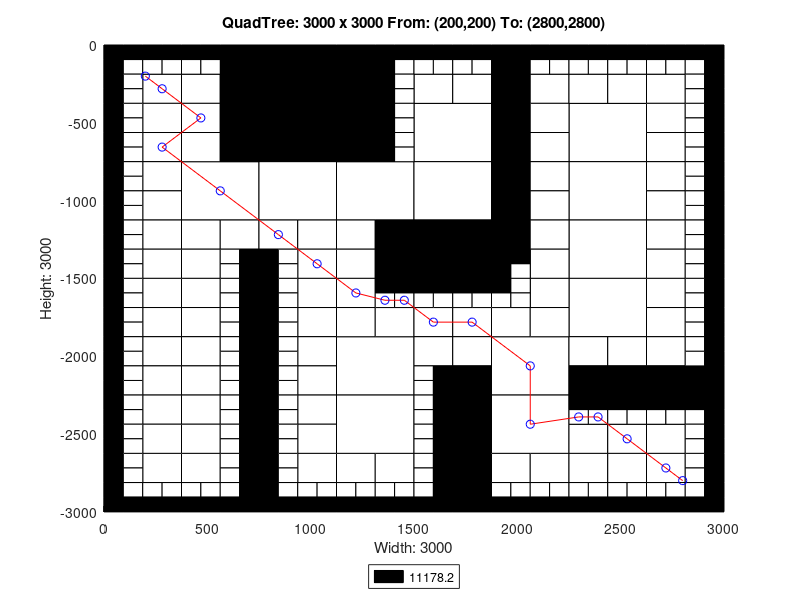

Recreate this plot in MATLAB.
axis([0 3000 -3000 0]);
title('QuadTree: 3000 x 3000 From: (200,200) To: (2800,2800)');
xlabel('Width: 3000');
ylabel('Height: 3000');
rectangle('Position',[750 -375 375 375], 'FaceColor',[0 0 0]);
rectangle('Position',[750 -750 375 375], 'FaceColor',[0 0 0]);
rectangle('Position',[375 -1125 375 375], 'FaceColor',[1 1 1]);
rectangle('Position',[750 -1125 375 375], 'FaceColor',[1 1 1]);
rectangle('Position',[1125 -1125 375 375], 'FaceColor',[1 1 1]);
rectangle('Position',[1500 -750 375 375], 'FaceColor',[1 1 1]);
rectangle('Position',[2250 -750 375 375], 'FaceColor',[1 1 1]);
rectangle('Position',[1500 -1125 375 375], 'FaceColor',[1 1 1]);
rectangle('Position',[1500 -1500 375 375], 'FaceColor',[0 0 0]);
rectangle('Position',[2250 -1125 375 375], 'FaceColor',[1 1 1]);
rectangle('Position',[2250 -1500 375 375], 'FaceColor',[1 1 1]);
rectangle('Position',[1125 -2250 375 375], 'FaceColor',[1 1 1]);
rectangle('Position',[1125 -2625 375 375], 'FaceColor',[1 1 1]);
rectangle('Position',[1875 -2250 375 375], 'FaceColor',[1 1 1]);
rectangle('Position',[2250 -1875 375 375], 'FaceColor',[1 1 1]);
rectangle('Position',[1875 -2625 375 375], 'FaceColor',[1 1 1]);
rectangle('Position',[187.5 -375 187.5 187.5], 'FaceColor',[1 1 1]);
rectangle('Position',[562.5 -187.5 187.5 187.5], 'FaceColor',[0 0 0]);
rectangle('Position',[375 -375 187.5 187.5], 'FaceColor',[1 1 1]);
rectangle('Position',[562.5 -375 187.5 187.5], 'FaceColor',[0 0 0]);
rectangle('Position',[187.5 -562.5 187.5 187.5], 'FaceColor',[1 1 1]);
rectangle('Position',[187.5 -750 187.5 187.5], 'FaceColor',[1 1 1]);
rectangle('Position',[375 -562.5 187.5 187.5], 'FaceColor',[1 1 1]);
rectangle('Position',[562.5 -562.5 187.5 187.5], 'FaceColor',[0 0 0]);
rectangle('Position',[375 -750 187.5 187.5], 'FaceColor',[1 1 1]);
rectangle('Position',[562.5 -750 187.5 187.5], 'FaceColor',[0 0 0]);
rectangle('Position',[1125 -187.5 187.5 187.5], 'FaceColor',[0 0 0]);
rectangle('Position',[1125 -375 187.5 187.5], 'FaceColor',[0 0 0]);
rectangle('Position',[1125 -562.5 187.5 187.5], 'FaceColor',[0 0 0]);
rectangle('Position',[1125 -750 187.5 187.5], 'FaceColor',[0 0 0]);
rectangle('Position',[187.5 -937.5 187.5 187.5], 'FaceColor',[1 1 1]);
rectangle('Position',[187.5 -1125 187.5 187.5], 'FaceColor',[1 1 1]);
rectangle('Position',[187.5 -1312.5 187.5 187.5], 'FaceColor',[1 1 1]);
rectangle('Position',[187.5 -1500 187.5 187.5], 'FaceColor',[1 1 1]);
rectangle('Position',[375 -1312.5 187.5 187.5], 'FaceColor',[1 1 1]);
rectangle('Position',[562.5 -1312.5 187.5 187.5], 'FaceColor',[1 1 1]);
rectangle('Position',[375 -1500 187.5 187.5], 'FaceColor',[1 1 1]);
rectangle('Position',[750 -1312.5 187.5 187.5], 'FaceColor',[1 1 1]);
rectangle('Position',[937.5 -1312.5 187.5 187.5], 'FaceColor',[1 1 1]);
rectangle('Position',[937.5 -1500 187.5 187.5], 'FaceColor',[1 1 1]);
rectangle('Position',[1125 -1312.5 187.5 187.5], 'FaceColor',[1 1 1]);
rectangle('Position',[1312.5 -1312.5 187.5 187.5], 'FaceColor',[0 0 0]);
rectangle('Position',[1125 -1500 187.5 187.5], 'FaceColor',[1 1 1]);
rectangle('Position',[1312.5 -1500 187.5 187.5], 'FaceColor',[0 0 0]);
rectangle('Position',[1500 -375 187.5 187.5], 'FaceColor',[1 1 1]);
rectangle('Position',[1687.5 -375 187.5 187.5], 'FaceColor',[1 1 1]);
rectangle('Position',[1875 -187.5 187.5 187.5], 'FaceColor',[0 0 0]);
rectangle('Position',[1875 -375 187.5 187.5], 'FaceColor',[0 0 0]);
rectangle('Position',[2062.5 -375 187.5 187.5], 'FaceColor',[1 1 1]);
rectangle('Position',[1875 -562.5 187.5 187.5], 'FaceColor',[0 0 0]);
rectangle('Position',[2062.5 -562.5 187.5 187.5], 'FaceColor',[1 1 1]);
rectangle('Position',[1875 -750 187.5 187.5], 'FaceColor',[0 0 0]);
rectangle('Position',[2062.5 -750 187.5 187.5], 'FaceColor',[1 1 1]);
rectangle('Position',[2250 -375 187.5 187.5], 'FaceColor',[1 1 1]);
rectangle('Position',[2437.5 -375 187.5 187.5], 'FaceColor',[1 1 1]);
rectangle('Position',[2625 -375 187.5 187.5], 'FaceColor',[1 1 1]);
rectangle('Position',[2625 -562.5 187.5 187.5], 'FaceColor',[1 1 1]);
rectangle('Position',[2625 -750 187.5 187.5], 'FaceColor',[1 1 1]);
rectangle('Position',[1875 -937.5 187.5 187.5], 'FaceColor',[0 0 0]);
rectangle('Position',[2062.5 -937.5 187.5 187.5], 'FaceColor',[1 1 1]);
rectangle('Position',[1875 -1125 187.5 187.5], 'FaceColor',[0 0 0]);
rectangle('Position',[2062.5 -1125 187.5 187.5], 'FaceColor',[1 1 1]);
rectangle('Position',[1875 -1312.5 187.5 187.5], 'FaceColor',[0 0 0]);
rectangle('Position',[2062.5 -1312.5 187.5 187.5], 'FaceColor',[1 1 1]);
rectangle('Position',[2062.5 -1500 187.5 187.5], 'FaceColor',[1 1 1]);
rectangle('Position',[2625 -937.5 187.5 187.5], 'FaceColor',[1 1 1]);
rectangle('Position',[2625 -1125 187.5 187.5], 'FaceColor',[1 1 1]);
rectangle('Position',[2625 -1312.5 187.5 187.5], 'FaceColor',[1 1 1]);
rectangle('Position',[2625 -1500 187.5 187.5], 'FaceColor',[1 1 1]);
rectangle('Position',[187.5 -1687.5 187.5 187.5], 'FaceColor',[1 1 1]);
rectangle('Position',[187.5 -1875 187.5 187.5], 'FaceColor',[1 1 1]);
rectangle('Position',[375 -1687.5 187.5 187.5], 'FaceColor',[1 1 1]);
rectangle('Position',[375 -1875 187.5 187.5], 'FaceColor',[1 1 1]);
rectangle('Position',[187.5 -2062.5 187.5 187.5], 'FaceColor',[1 1 1]);
rectangle('Position',[187.5 -2250 187.5 187.5], 'FaceColor',[1 1 1]);
rectangle('Position',[375 -2062.5 187.5 187.5], 'FaceColor',[1 1 1]);
rectangle('Position',[375 -2250 187.5 187.5], 'FaceColor',[1 1 1]);
rectangle('Position',[937.5 -1687.5 187.5 187.5], 'FaceColor',[1 1 1]);
rectangle('Position',[937.5 -1875 187.5 187.5], 'FaceColor',[1 1 1]);
rectangle('Position',[1125 -1687.5 187.5 187.5], 'FaceColor',[1 1 1]);
rectangle('Position',[1125 -1875 187.5 187.5], 'FaceColor',[1 1 1]);
rectangle('Position',[1312.5 -1875 187.5 187.5], 'FaceColor',[1 1 1]);
rectangle('Position',[937.5 -2062.5 187.5 187.5], 'FaceColor',[1 1 1]);
rectangle('Position',[937.5 -2250 187.5 187.5], 'FaceColor',[1 1 1]);
rectangle('Position',[187.5 -2437.5 187.5 187.5], 'FaceColor',[1 1 1]);
rectangle('Position',[187.5 -2625 187.5 187.5], 'FaceColor',[1 1 1]);
rectangle('Position',[375 -2437.5 187.5 187.5], 'FaceColor',[1 1 1]);
rectangle('Position',[375 -2625 187.5 187.5], 'FaceColor',[1 1 1]);
rectangle('Position',[187.5 -2812.5 187.5 187.5], 'FaceColor',[1 1 1]);
rectangle('Position',[375 -2812.5 187.5 187.5], 'FaceColor',[1 1 1]);
rectangle('Position',[937.5 -2437.5 187.5 187.5], 'FaceColor',[1 1 1]);
rectangle('Position',[937.5 -2625 187.5 187.5], 'FaceColor',[1 1 1]);
rectangle('Position',[937.5 -2812.5 187.5 187.5], 'FaceColor',[1 1 1]);
rectangle('Position',[1125 -2812.5 187.5 187.5], 'FaceColor',[1 1 1]);
rectangle('Position',[1312.5 -2812.5 187.5 187.5], 'FaceColor',[1 1 1]);
rectangle('Position',[1500 -1875 187.5 187.5], 'FaceColor',[1 1 1]);
rectangle('Position',[1687.5 -1875 187.5 187.5], 'FaceColor',[1 1 1]);
rectangle('Position',[2062.5 -1687.5 187.5 187.5], 'FaceColor',[1 1 1]);
rectangle('Position',[1875 -1875 187.5 187.5], 'FaceColor',[1 1 1]);
rectangle('Position',[2062.5 -1875 187.5 187.5], 'FaceColor',[1 1 1]);
rectangle('Position',[1500 -2062.5 187.5 187.5], 'FaceColor',[1 1 1]);
rectangle('Position',[1687.5 -2062.5 187.5 187.5], 'FaceColor',[1 1 1]);
rectangle('Position',[1687.5 -2250 187.5 187.5], 'FaceColor',[0 0 0]);
rectangle('Position',[2625 -1687.5 187.5 187.5], 'FaceColor',[1 1 1]);
rectangle('Position',[2625 -1875 187.5 187.5], 'FaceColor',[1 1 1]);
rectangle('Position',[2250 -2062.5 187.5 187.5], 'FaceColor',[1 1 1]);
rectangle('Position',[2437.5 -2062.5 187.5 187.5], 'FaceColor',[1 1 1]);
rectangle('Position',[2250 -2250 187.5 187.5], 'FaceColor',[0 0 0]);
rectangle('Position',[2437.5 -2250 187.5 187.5], 'FaceColor',[0 0 0]);
rectangle('Position',[2625 -2062.5 187.5 187.5], 'FaceColor',[1 1 1]);
rectangle('Position',[2625 -2250 187.5 187.5], 'FaceColor',[0 0 0]);
rectangle('Position',[2812.5 -2250 187.5 187.5], 'FaceColor',[0 0 0]);
rectangle('Position',[1687.5 -2437.5 187.5 187.5], 'FaceColor',[0 0 0]);
rectangle('Position',[1687.5 -2625 187.5 187.5], 'FaceColor',[0 0 0]);
rectangle('Position',[1687.5 -2812.5 187.5 187.5], 'FaceColor',[0 0 0]);
rectangle('Position',[1687.5 -3000 187.5 187.5], 'FaceColor',[0 0 0]);
rectangle('Position',[1875 -2812.5 187.5 187.5], 'FaceColor',[1 1 1]);
rectangle('Position',[2062.5 -2812.5 187.5 187.5], 'FaceColor',[1 1 1]);
rectangle('Position',[2250 -2625 187.5 187.5], 'FaceColor',[1 1 1]);
rectangle('Position',[2437.5 -2625 187.5 187.5], 'FaceColor',[1 1 1]);
rectangle('Position',[2625 -2625 187.5 187.5], 'FaceColor',[1 1 1]);
rectangle('Position',[2250 -2812.5 187.5 187.5], 'FaceColor',[1 1 1]);
rectangle('Position',[2437.5 -2812.5 187.5 187.5], 'FaceColor',[1 1 1]);
rectangle('Position',[2625 -2812.5 187.5 187.5], 'FaceColor',[1 1 1]);
rectangle('Position',[0 -93.75 93.75 93.75], 'FaceColor',[0 0 0]);
rectangle('Position',[93.75 -93.75 93.75 93.75], 'FaceColor',[0 0 0]);
rectangle('Position',[0 -187.5 93.75 93.75], 'FaceColor',[0 0 0]);
rectangle('Position',[93.75 -187.5 93.75 93.75], 'FaceColor',[1 1 1]);
rectangle('Position',[187.5 -93.75 93.75 93.75], 'FaceColor',[0 0 0]);
rectangle('Position',[281.25 -93.75 93.75 93.75], 'FaceColor',[0 0 0]);
rectangle('Position',[187.5 -187.5 93.75 93.75], 'FaceColor',[1 1 1]);
rectangle('Position',[281.25 -187.5 93.75 93.75], 'FaceColor',[1 1 1]);
rectangle('Position',[0 -281.25 93.75 93.75], 'FaceColor',[0 0 0]);
rectangle('Position',[93.75 -281.25 93.75 93.75], 'FaceColor',[1 1 1]);
rectangle('Position',[0 -375 93.75 93.75], 'FaceColor',[0 0 0]);
rectangle('Position',[93.75 -375 93.75 93.75], 'FaceColor',[1 1 1]);
rectangle('Position',[375 -93.75 93.75 93.75], 'FaceColor',[0 0 0]);
rectangle('Position',[468.75 -93.75 93.75 93.75], 'FaceColor',[0 0 0]);
rectangle('Position',[375 -187.5 93.75 93.75], 'FaceColor',[1 1 1]);
rectangle('Position',[468.75 -187.5 93.75 93.75], 'FaceColor',[1 1 1]);
rectangle('Position',[0 -468.75 93.75 93.75], 'FaceColor',[0 0 0]);
rectangle('Position',[93.75 -468.75 93.75 93.75], 'FaceColor',[1 1 1]);
rectangle('Position',[0 -562.5 93.75 93.75], 'FaceColor',[0 0 0]);
rectangle('Position',[93.75 -562.5 93.75 93.75], 'FaceColor',[1 1 1]);
rectangle('Position',[0 -656.25 93.75 93.75], 'FaceColor',[0 0 0]);
rectangle('Position',[93.75 -656.25 93.75 93.75], 'FaceColor',[1 1 1]);
rectangle('Position',[0 -750 93.75 93.75], 'FaceColor',[0 0 0]);
rectangle('Position',[93.75 -750 93.75 93.75], 'FaceColor',[1 1 1]);
rectangle('Position',[1312.5 -93.75 93.75 93.75], 'FaceColor',[0 0 0]);
rectangle('Position',[1406.25 -93.75 93.75 93.75], 'FaceColor',[0 0 0]);
rectangle('Position',[1312.5 -187.5 93.75 93.75], 'FaceColor',[0 0 0]);
rectangle('Position',[1406.25 -187.5 93.75 93.75], 'FaceColor',[1 1 1]);
rectangle('Position',[1312.5 -281.25 93.75 93.75], 'FaceColor',[0 0 0]);
rectangle('Position',[1406.25 -281.25 93.75 93.75], 'FaceColor',[1 1 1]);
rectangle('Position',[1312.5 -375 93.75 93.75], 'FaceColor',[0 0 0]);
rectangle('Position',[1406.25 -375 93.75 93.75], 'FaceColor',[1 1 1]);
rectangle('Position',[1312.5 -468.75 93.75 93.75], 'FaceColor',[0 0 0]);
rectangle('Position',[1406.25 -468.75 93.75 93.75], 'FaceColor',[1 1 1]);
rectangle('Position',[1312.5 -562.5 93.75 93.75], 'FaceColor',[0 0 0]);
rectangle('Position',[1406.25 -562.5 93.75 93.75], 'FaceColor',[1 1 1]);
rectangle('Position',[1312.5 -656.25 93.75 93.75], 'FaceColor',[0 0 0]);
rectangle('Position',[1406.25 -656.25 93.75 93.75], 'FaceColor',[1 1 1]);
rectangle('Position',[1312.5 -750 93.75 93.75], 'FaceColor',[0 0 0]);
rectangle('Position',[1406.25 -750 93.75 93.75], 'FaceColor',[1 1 1]);
rectangle('Position',[0 -843.75 93.75 93.75], 'FaceColor',[0 0 0]);
rectangle('Position',[93.75 -843.75 93.75 93.75], 'FaceColor',[1 1 1]);
rectangle('Position',[0 -937.5 93.75 93.75], 'FaceColor',[0 0 0]);
rectangle('Position',[93.75 -937.5 93.75 93.75], 'FaceColor',[1 1 1]);
rectangle('Position',[0 -1031.25 93.75 93.75], 'FaceColor',[0 0 0]);
rectangle('Position',[93.75 -1031.25 93.75 93.75], 'FaceColor',[1 1 1]);
rectangle('Position',[0 -1125 93.75 93.75], 'FaceColor',[0 0 0]);
rectangle('Position',[93.75 -1125 93.75 93.75], 'FaceColor',[1 1 1]);
rectangle('Position',[0 -1218.75 93.75 93.75], 'FaceColor',[0 0 0]);
rectangle('Position',[93.75 -1218.75 93.75 93.75], 'FaceColor',[1 1 1]);
rectangle('Position',[0 -1312.5 93.75 93.75], 'FaceColor',[0 0 0]);
rectangle('Position',[93.75 -1312.5 93.75 93.75], 'FaceColor',[1 1 1]);
rectangle('Position',[0 -1406.25 93.75 93.75], 'FaceColor',[0 0 0]);
rectangle('Position',[93.75 -1406.25 93.75 93.75], 'FaceColor',[1 1 1]);
rectangle('Position',[0 -1500 93.75 93.75], 'FaceColor',[0 0 0]);
rectangle('Position',[93.75 -1500 93.75 93.75], 'FaceColor',[1 1 1]);
rectangle('Position',[562.5 -1406.25 93.75 93.75], 'FaceColor',[1 1 1]);
rectangle('Position',[656.25 -1406.25 93.75 93.75], 'FaceColor',[0 0 0]);
rectangle('Position',[562.5 -1500 93.75 93.75], 'FaceColor',[1 1 1]);
rectangle('Position',[656.25 -1500 93.75 93.75], 'FaceColor',[0 0 0]);
rectangle('Position',[750 -1406.25 93.75 93.75], 'FaceColor',[0 0 0]);
rectangle('Position',[843.75 -1406.25 93.75 93.75], 'FaceColor',[1 1 1]);
rectangle('Position',[750 -1500 93.75 93.75], 'FaceColor',[0 0 0]);
rectangle('Position',[843.75 -1500 93.75 93.75], 'FaceColor',[1 1 1]);
rectangle('Position',[1500 -93.75 93.75 93.75], 'FaceColor',[0 0 0]);
rectangle('Position',[1593.75 -93.75 93.75 93.75], 'FaceColor',[0 0 0]);
rectangle('Position',[1500 -187.5 93.75 93.75], 'FaceColor',[1 1 1]);
rectangle('Position',[1593.75 -187.5 93.75 93.75], 'FaceColor',[1 1 1]);
rectangle('Position',[1687.5 -93.75 93.75 93.75], 'FaceColor',[0 0 0]);
rectangle('Position',[1781.25 -93.75 93.75 93.75], 'FaceColor',[0 0 0]);
rectangle('Position',[1687.5 -187.5 93.75 93.75], 'FaceColor',[1 1 1]);
rectangle('Position',[1781.25 -187.5 93.75 93.75], 'FaceColor',[1 1 1]);
rectangle('Position',[2062.5 -93.75 93.75 93.75], 'FaceColor',[0 0 0]);
rectangle('Position',[2156.25 -93.75 93.75 93.75], 'FaceColor',[0 0 0]);
rectangle('Position',[2062.5 -187.5 93.75 93.75], 'FaceColor',[1 1 1]);
rectangle('Position',[2156.25 -187.5 93.75 93.75], 'FaceColor',[1 1 1]);
rectangle('Position',[2250 -93.75 93.75 93.75], 'FaceColor',[0 0 0]);
rectangle('Position',[2343.75 -93.75 93.75 93.75], 'FaceColor',[0 0 0]);
rectangle('Position',[2250 -187.5 93.75 93.75], 'FaceColor',[1 1 1]);
rectangle('Position',[2343.75 -187.5 93.75 93.75], 'FaceColor',[1 1 1]);
rectangle('Position',[2437.5 -93.75 93.75 93.75], 'FaceColor',[0 0 0]);
rectangle('Position',[2531.25 -93.75 93.75 93.75], 'FaceColor',[0 0 0]);
rectangle('Position',[2437.5 -187.5 93.75 93.75], 'FaceColor',[1 1 1]);
rectangle('Position',[2531.25 -187.5 93.75 93.75], 'FaceColor',[1 1 1]);
rectangle('Position',[2625 -93.75 93.75 93.75], 'FaceColor',[0 0 0]);
rectangle('Position',[2718.75 -93.75 93.75 93.75], 'FaceColor',[0 0 0]);
rectangle('Position',[2625 -187.5 93.75 93.75], 'FaceColor',[1 1 1]);
rectangle('Position',[2718.75 -187.5 93.75 93.75], 'FaceColor',[1 1 1]);
rectangle('Position',[2812.5 -93.75 93.75 93.75], 'FaceColor',[0 0 0]);
rectangle('Position',[2906.25 -93.75 93.75 93.75], 'FaceColor',[0 0 0]);
rectangle('Position',[2812.5 -187.5 93.75 93.75], 'FaceColor',[1 1 1]);
rectangle('Position',[2906.25 -187.5 93.75 93.75], 'FaceColor',[0 0 0]);
rectangle('Position',[2812.5 -281.25 93.75 93.75], 'FaceColor',[1 1 1]);
rectangle('Position',[2906.25 -281.25 93.75 93.75], 'FaceColor',[0 0 0]);
rectangle('Position',[2812.5 -375 93.75 93.75], 'FaceColor',[1 1 1]);
rectangle('Position',[2906.25 -375 93.75 93.75], 'FaceColor',[0 0 0]);
rectangle('Position',[2812.5 -468.75 93.75 93.75], 'FaceColor',[1 1 1]);
rectangle('Position',[2906.25 -468.75 93.75 93.75], 'FaceColor',[0 0 0]);
rectangle('Position',[2812.5 -562.5 93.75 93.75], 'FaceColor',[1 1 1]);
rectangle('Position',[2906.25 -562.5 93.75 93.75], 'FaceColor',[0 0 0]);
rectangle('Position',[2812.5 -656.25 93.75 93.75], 'FaceColor',[1 1 1]);
rectangle('Position',[2906.25 -656.25 93.75 93.75], 'FaceColor',[0 0 0]);
rectangle('Position',[2812.5 -750 93.75 93.75], 'FaceColor',[1 1 1]);
rectangle('Position',[2906.25 -750 93.75 93.75], 'FaceColor',[0 0 0]);
rectangle('Position',[1875 -1406.25 93.75 93.75], 'FaceColor',[0 0 0]);
rectangle('Position',[1968.75 -1406.25 93.75 93.75], 'FaceColor',[0 0 0]);
rectangle('Position',[1875 -1500 93.75 93.75], 'FaceColor',[0 0 0]);
rectangle('Position',[1968.75 -1500 93.75 93.75], 'FaceColor',[1 1 1]);
rectangle('Position',[2812.5 -843.75 93.75 93.75], 'FaceColor',[1 1 1]);
rectangle('Position',[2906.25 -843.75 93.75 93.75], 'FaceColor',[0 0 0]);
rectangle('Position',[2812.5 -937.5 93.75 93.75], 'FaceColor',[1 1 1]);
rectangle('Position',[2906.25 -937.5 93.75 93.75], 'FaceColor',[0 0 0]);
rectangle('Position',[2812.5 -1031.25 93.75 93.75], 'FaceColor',[1 1 1]);
rectangle('Position',[2906.25 -1031.25 93.75 93.75], 'FaceColor',[0 0 0]);
rectangle('Position',[2812.5 -1125 93.75 93.75], 'FaceColor',[1 1 1]);
rectangle('Position',[2906.25 -1125 93.75 93.75], 'FaceColor',[0 0 0]);
rectangle('Position',[2812.5 -1218.75 93.75 93.75], 'FaceColor',[1 1 1]);
rectangle('Position',[2906.25 -1218.75 93.75 93.75], 'FaceColor',[0 0 0]);
rectangle('Position',[2812.5 -1312.5 93.75 93.75], 'FaceColor',[1 1 1]);
rectangle('Position',[2906.25 -1312.5 93.75 93.75], 'FaceColor',[0 0 0]);
rectangle('Position',[2812.5 -1406.25 93.75 93.75], 'FaceColor',[1 1 1]);
rectangle('Position',[2906.25 -1406.25 93.75 93.75], 'FaceColor',[0 0 0]);
rectangle('Position',[2812.5 -1500 93.75 93.75], 'FaceColor',[1 1 1]);
rectangle('Position',[2906.25 -1500 93.75 93.75], 'FaceColor',[0 0 0]);
rectangle('Position',[0 -1593.75 93.75 93.75], 'FaceColor',[0 0 0]);
rectangle('Position',[93.75 -1593.75 93.75 93.75], 'FaceColor',[1 1 1]);
rectangle('Position',[0 -1687.5 93.75 93.75], 'FaceColor',[0 0 0]);
rectangle('Position',[93.75 -1687.5 93.75 93.75], 'FaceColor',[1 1 1]);
rectangle('Position',[0 -1781.25 93.75 93.75], 'FaceColor',[0 0 0]);
rectangle('Position',[93.75 -1781.25 93.75 93.75], 'FaceColor',[1 1 1]);
rectangle('Position',[0 -1875 93.75 93.75], 'FaceColor',[0 0 0]);
rectangle('Position',[93.75 -1875 93.75 93.75], 'FaceColor',[1 1 1]);
rectangle('Position',[562.5 -1593.75 93.75 93.75], 'FaceColor',[1 1 1]);
rectangle('Position',[656.25 -1593.75 93.75 93.75], 'FaceColor',[0 0 0]);
rectangle('Position',[562.5 -1687.5 93.75 93.75], 'FaceColor',[1 1 1]);
rectangle('Position',[656.25 -1687.5 93.75 93.75], 'FaceColor',[0 0 0]);
rectangle('Position',[562.5 -1781.25 93.75 93.75], 'FaceColor',[1 1 1]);
rectangle('Position',[656.25 -1781.25 93.75 93.75], 'FaceColor',[0 0 0]);
rectangle('Position',[562.5 -1875 93.75 93.75], 'FaceColor',[1 1 1]);
rectangle('Position',[656.25 -1875 93.75 93.75], 'FaceColor',[0 0 0]);
rectangle('Position',[0 -1968.75 93.75 93.75], 'FaceColor',[0 0 0]);
rectangle('Position',[93.75 -1968.75 93.75 93.75], 'FaceColor',[1 1 1]);
rectangle('Position',[0 -2062.5 93.75 93.75], 'FaceColor',[0 0 0]);
rectangle('Position',[93.75 -2062.5 93.75 93.75], 'FaceColor',[1 1 1]);
rectangle('Position',[0 -2156.25 93.75 93.75], 'FaceColor',[0 0 0]);
rectangle('Position',[93.75 -2156.25 93.75 93.75], 'FaceColor',[1 1 1]);
rectangle('Position',[0 -2250 93.75 93.75], 'FaceColor',[0 0 0]);
rectangle('Position',[93.75 -2250 93.75 93.75], 'FaceColor',[1 1 1]);
rectangle('Position',[562.5 -1968.75 93.75 93.75], 'FaceColor',[1 1 1]);
rectangle('Position',[656.25 -1968.75 93.75 93.75], 'FaceColor',[0 0 0]);
rectangle('Position',[562.5 -2062.5 93.75 93.75], 'FaceColor',[1 1 1]);
rectangle('Position',[656.25 -2062.5 93.75 93.75], 'FaceColor',[0 0 0]);
rectangle('Position',[562.5 -2156.25 93.75 93.75], 'FaceColor',[1 1 1]);
rectangle('Position',[656.25 -2156.25 93.75 93.75], 'FaceColor',[0 0 0]);
rectangle('Position',[562.5 -2250 93.75 93.75], 'FaceColor',[1 1 1]);
rectangle('Position',[656.25 -2250 93.75 93.75], 'FaceColor',[0 0 0]);
rectangle('Position',[750 -1593.75 93.75 93.75], 'FaceColor',[0 0 0]);
rectangle('Position',[843.75 -1593.75 93.75 93.75], 'FaceColor',[1 1 1]);
rectangle('Position',[750 -1687.5 93.75 93.75], 'FaceColor',[0 0 0]);
rectangle('Position',[843.75 -1687.5 93.75 93.75], 'FaceColor',[1 1 1]);
rectangle('Position',[750 -1781.25 93.75 93.75], 'FaceColor',[0 0 0]);
rectangle('Position',[843.75 -1781.25 93.75 93.75], 'FaceColor',[1 1 1]);
rectangle('Position',[750 -1875 93.75 93.75], 'FaceColor',[0 0 0]);
rectangle('Position',[843.75 -1875 93.75 93.75], 'FaceColor',[1 1 1]);
rectangle('Position',[1312.5 -1593.75 93.75 93.75], 'FaceColor',[0 0 0]);
rectangle('Position',[1406.25 -1593.75 93.75 93.75], 'FaceColor',[0 0 0]);
rectangle('Position',[1312.5 -1687.5 93.75 93.75], 'FaceColor',[1 1 1]);
rectangle('Position',[1406.25 -1687.5 93.75 93.75], 'FaceColor',[1 1 1]);
rectangle('Position',[750 -1968.75 93.75 93.75], 'FaceColor',[0 0 0]);
rectangle('Position',[843.75 -1968.75 93.75 93.75], 'FaceColor',[1 1 1]);
rectangle('Position',[750 -2062.5 93.75 93.75], 'FaceColor',[0 0 0]);
rectangle('Position',[843.75 -2062.5 93.75 93.75], 'FaceColor',[1 1 1]);
rectangle('Position',[750 -2156.25 93.75 93.75], 'FaceColor',[0 0 0]);
rectangle('Position',[843.75 -2156.25 93.75 93.75], 'FaceColor',[1 1 1]);
rectangle('Position',[750 -2250 93.75 93.75], 'FaceColor',[0 0 0]);
rectangle('Position',[843.75 -2250 93.75 93.75], 'FaceColor',[1 1 1]);
rectangle('Position',[0 -2343.75 93.75 93.75], 'FaceColor',[0 0 0]);
rectangle('Position',[93.75 -2343.75 93.75 93.75], 'FaceColor',[1 1 1]);
rectangle('Position',[0 -2437.5 93.75 93.75], 'FaceColor',[0 0 0]);
rectangle('Position',[93.75 -2437.5 93.75 93.75], 'FaceColor',[1 1 1]);
rectangle('Position',[0 -2531.25 93.75 93.75], 'FaceColor',[0 0 0]);
rectangle('Position',[93.75 -2531.25 93.75 93.75], 'FaceColor',[1 1 1]);
rectangle('Position',[0 -2625 93.75 93.75], 'FaceColor',[0 0 0]);
rectangle('Position',[93.75 -2625 93.75 93.75], 'FaceColor',[1 1 1]);
rectangle('Position',[562.5 -2343.75 93.75 93.75], 'FaceColor',[1 1 1]);
rectangle('Position',[656.25 -2343.75 93.75 93.75], 'FaceColor',[0 0 0]);
rectangle('Position',[562.5 -2437.5 93.75 93.75], 'FaceColor',[1 1 1]);
rectangle('Position',[656.25 -2437.5 93.75 93.75], 'FaceColor',[0 0 0]);
rectangle('Position',[562.5 -2531.25 93.75 93.75], 'FaceColor',[1 1 1]);
rectangle('Position',[656.25 -2531.25 93.75 93.75], 'FaceColor',[0 0 0]);
rectangle('Position',[562.5 -2625 93.75 93.75], 'FaceColor',[1 1 1]);
rectangle('Position',[656.25 -2625 93.75 93.75], 'FaceColor',[0 0 0]);
rectangle('Position',[0 -2718.75 93.75 93.75], 'FaceColor',[0 0 0]);
rectangle('Position',[93.75 -2718.75 93.75 93.75], 'FaceColor',[1 1 1]);
rectangle('Position',[0 -2812.5 93.75 93.75], 'FaceColor',[0 0 0]);
rectangle('Position',[93.75 -2812.5 93.75 93.75], 'FaceColor',[1 1 1]);
rectangle('Position',[0 -2906.25 93.75 93.75], 'FaceColor',[0 0 0]);
rectangle('Position',[93.75 -2906.25 93.75 93.75], 'FaceColor',[1 1 1]);
rectangle('Position',[0 -3000 93.75 93.75], 'FaceColor',[0 0 0]);
rectangle('Position',[93.75 -3000 93.75 93.75], 'FaceColor',[0 0 0]);
rectangle('Position',[187.5 -2906.25 93.75 93.75], 'FaceColor',[1 1 1]);
rectangle('Position',[281.25 -2906.25 93.75 93.75], 'FaceColor',[1 1 1]);
rectangle('Position',[187.5 -3000 93.75 93.75], 'FaceColor',[0 0 0]);
rectangle('Position',[281.25 -3000 93.75 93.75], 'FaceColor',[0 0 0]);
rectangle('Position',[562.5 -2718.75 93.75 93.75], 'FaceColor',[1 1 1]);
rectangle('Position',[656.25 -2718.75 93.75 93.75], 'FaceColor',[0 0 0]);
rectangle('Position',[562.5 -2812.5 93.75 93.75], 'FaceColor',[1 1 1]);
rectangle('Position',[656.25 -2812.5 93.75 93.75], 'FaceColor',[0 0 0]);
rectangle('Position',[375 -2906.25 93.75 93.75], 'FaceColor',[1 1 1]);
rectangle('Position',[468.75 -2906.25 93.75 93.75], 'FaceColor',[1 1 1]);
rectangle('Position',[375 -3000 93.75 93.75], 'FaceColor',[0 0 0]);
rectangle('Position',[468.75 -3000 93.75 93.75], 'FaceColor',[0 0 0]);
rectangle('Position',[562.5 -2906.25 93.75 93.75], 'FaceColor',[1 1 1]);
rectangle('Position',[656.25 -2906.25 93.75 93.75], 'FaceColor',[0 0 0]);
rectangle('Position',[562.5 -3000 93.75 93.75], 'FaceColor',[0 0 0]);
rectangle('Position',[656.25 -3000 93.75 93.75], 'FaceColor',[0 0 0]);
rectangle('Position',[750 -2343.75 93.75 93.75], 'FaceColor',[0 0 0]);
rectangle('Position',[843.75 -2343.75 93.75 93.75], 'FaceColor',[1 1 1]);
rectangle('Position',[750 -2437.5 93.75 93.75], 'FaceColor',[0 0 0]);
rectangle('Position',[843.75 -2437.5 93.75 93.75], 'FaceColor',[1 1 1]);
rectangle('Position',[750 -2531.25 93.75 93.75], 'FaceColor',[0 0 0]);
rectangle('Position',[843.75 -2531.25 93.75 93.75], 'FaceColor',[1 1 1]);
rectangle('Position',[750 -2625 93.75 93.75], 'FaceColor',[0 0 0]);
rectangle('Position',[843.75 -2625 93.75 93.75], 'FaceColor',[1 1 1]);
rectangle('Position',[750 -2718.75 93.75 93.75], 'FaceColor',[0 0 0]);
rectangle('Position',[843.75 -2718.75 93.75 93.75], 'FaceColor',[1 1 1]);
rectangle('Position',[750 -2812.5 93.75 93.75], 'FaceColor',[0 0 0]);
rectangle('Position',[843.75 -2812.5 93.75 93.75], 'FaceColor',[1 1 1]);
rectangle('Position',[750 -2906.25 93.75 93.75], 'FaceColor',[0 0 0]);
rectangle('Position',[843.75 -2906.25 93.75 93.75], 'FaceColor',[1 1 1]);
rectangle('Position',[750 -3000 93.75 93.75], 'FaceColor',[0 0 0]);
rectangle('Position',[843.75 -3000 93.75 93.75], 'FaceColor',[0 0 0]);
rectangle('Position',[937.5 -2906.25 93.75 93.75], 'FaceColor',[1 1 1]);
rectangle('Position',[1031.25 -2906.25 93.75 93.75], 'FaceColor',[1 1 1]);
rectangle('Position',[937.5 -3000 93.75 93.75], 'FaceColor',[0 0 0]);
rectangle('Position',[1031.25 -3000 93.75 93.75], 'FaceColor',[0 0 0]);
rectangle('Position',[1125 -2906.25 93.75 93.75], 'FaceColor',[1 1 1]);
rectangle('Position',[1218.75 -2906.25 93.75 93.75], 'FaceColor',[1 1 1]);
rectangle('Position',[1125 -3000 93.75 93.75], 'FaceColor',[0 0 0]);
rectangle('Position',[1218.75 -3000 93.75 93.75], 'FaceColor',[0 0 0]);
rectangle('Position',[1312.5 -2906.25 93.75 93.75], 'FaceColor',[1 1 1]);
rectangle('Position',[1406.25 -2906.25 93.75 93.75], 'FaceColor',[1 1 1]);
rectangle('Position',[1312.5 -3000 93.75 93.75], 'FaceColor',[0 0 0]);
rectangle('Position',[1406.25 -3000 93.75 93.75], 'FaceColor',[0 0 0]);
rectangle('Position',[1500 -1593.75 93.75 93.75], 'FaceColor',[0 0 0]);
rectangle('Position',[1593.75 -1593.75 93.75 93.75], 'FaceColor',[0 0 0]);
rectangle('Position',[1500 -1687.5 93.75 93.75], 'FaceColor',[1 1 1]);
rectangle('Position',[1593.75 -1687.5 93.75 93.75], 'FaceColor',[1 1 1]);
rectangle('Position',[1687.5 -1593.75 93.75 93.75], 'FaceColor',[0 0 0]);
rectangle('Position',[1781.25 -1593.75 93.75 93.75], 'FaceColor',[0 0 0]);
rectangle('Position',[1687.5 -1687.5 93.75 93.75], 'FaceColor',[1 1 1]);
rectangle('Position',[1781.25 -1687.5 93.75 93.75], 'FaceColor',[1 1 1]);
rectangle('Position',[1875 -1593.75 93.75 93.75], 'FaceColor',[0 0 0]);
rectangle('Position',[1968.75 -1593.75 93.75 93.75], 'FaceColor',[1 1 1]);
rectangle('Position',[1875 -1687.5 93.75 93.75], 'FaceColor',[1 1 1]);
rectangle('Position',[1968.75 -1687.5 93.75 93.75], 'FaceColor',[1 1 1]);
rectangle('Position',[1500 -2156.25 93.75 93.75], 'FaceColor',[1 1 1]);
rectangle('Position',[1593.75 -2156.25 93.75 93.75], 'FaceColor',[0 0 0]);
rectangle('Position',[1500 -2250 93.75 93.75], 'FaceColor',[1 1 1]);
rectangle('Position',[1593.75 -2250 93.75 93.75], 'FaceColor',[0 0 0]);
rectangle('Position',[2812.5 -1593.75 93.75 93.75], 'FaceColor',[1 1 1]);
rectangle('Position',[2906.25 -1593.75 93.75 93.75], 'FaceColor',[0 0 0]);
rectangle('Position',[2812.5 -1687.5 93.75 93.75], 'FaceColor',[1 1 1]);
rectangle('Position',[2906.25 -1687.5 93.75 93.75], 'FaceColor',[0 0 0]);
rectangle('Position',[2812.5 -1781.25 93.75 93.75], 'FaceColor',[1 1 1]);
rectangle('Position',[2906.25 -1781.25 93.75 93.75], 'FaceColor',[0 0 0]);
rectangle('Position',[2812.5 -1875 93.75 93.75], 'FaceColor',[1 1 1]);
rectangle('Position',[2906.25 -1875 93.75 93.75], 'FaceColor',[0 0 0]);
rectangle('Position',[2812.5 -1968.75 93.75 93.75], 'FaceColor',[1 1 1]);
rectangle('Position',[2906.25 -1968.75 93.75 93.75], 'FaceColor',[0 0 0]);
rectangle('Position',[2812.5 -2062.5 93.75 93.75], 'FaceColor',[1 1 1]);
rectangle('Position',[2906.25 -2062.5 93.75 93.75], 'FaceColor',[0 0 0]);
rectangle('Position',[1500 -2343.75 93.75 93.75], 'FaceColor',[1 1 1]);
rectangle('Position',[1593.75 -2343.75 93.75 93.75], 'FaceColor',[0 0 0]);
rectangle('Position',[1500 -2437.5 93.75 93.75], 'FaceColor',[1 1 1]);
rectangle('Position',[1593.75 -2437.5 93.75 93.75], 'FaceColor',[0 0 0]);
rectangle('Position',[1500 -2531.25 93.75 93.75], 'FaceColor',[1 1 1]);
rectangle('Position',[1593.75 -2531.25 93.75 93.75], 'FaceColor',[0 0 0]);
rectangle('Position',[1500 -2625 93.75 93.75], 'FaceColor',[1 1 1]);
rectangle('Position',[1593.75 -2625 93.75 93.75], 'FaceColor',[0 0 0]);
rectangle('Position',[1500 -2718.75 93.75 93.75], 'FaceColor',[1 1 1]);
rectangle('Position',[1593.75 -2718.75 93.75 93.75], 'FaceColor',[0 0 0]);
rectangle('Position',[1500 -2812.5 93.75 93.75], 'FaceColor',[1 1 1]);
rectangle('Position',[1593.75 -2812.5 93.75 93.75], 'FaceColor',[0 0 0]);
rectangle('Position',[1500 -2906.25 93.75 93.75], 'FaceColor',[1 1 1]);
rectangle('Position',[1593.75 -2906.25 93.75 93.75], 'FaceColor',[0 0 0]);
rectangle('Position',[1500 -3000 93.75 93.75], 'FaceColor',[0 0 0]);
rectangle('Position',[1593.75 -3000 93.75 93.75], 'FaceColor',[0 0 0]);
rectangle('Position',[1875 -2906.25 93.75 93.75], 'FaceColor',[1 1 1]);
rectangle('Position',[1968.75 -2906.25 93.75 93.75], 'FaceColor',[1 1 1]);
rectangle('Position',[1875 -3000 93.75 93.75], 'FaceColor',[0 0 0]);
rectangle('Position',[1968.75 -3000 93.75 93.75], 'FaceColor',[0 0 0]);
rectangle('Position',[2062.5 -2906.25 93.75 93.75], 'FaceColor',[1 1 1]);
rectangle('Position',[2156.25 -2906.25 93.75 93.75], 'FaceColor',[1 1 1]);
rectangle('Position',[2062.5 -3000 93.75 93.75], 'FaceColor',[0 0 0]);
rectangle('Position',[2156.25 -3000 93.75 93.75], 'FaceColor',[0 0 0]);
rectangle('Position',[2250 -2343.75 93.75 93.75], 'FaceColor',[0 0 0]);
rectangle('Position',[2343.75 -2343.75 93.75 93.75], 'FaceColor',[0 0 0]);
rectangle('Position',[2250 -2437.5 93.75 93.75], 'FaceColor',[1 1 1]);
rectangle('Position',[2343.75 -2437.5 93.75 93.75], 'FaceColor',[1 1 1]);
rectangle('Position',[2437.5 -2343.75 93.75 93.75], 'FaceColor',[0 0 0]);
rectangle('Position',[2531.25 -2343.75 93.75 93.75], 'FaceColor',[0 0 0]);
rectangle('Position',[2437.5 -2437.5 93.75 93.75], 'FaceColor',[1 1 1]);
rectangle('Position',[2531.25 -2437.5 93.75 93.75], 'FaceColor',[1 1 1]);
rectangle('Position',[2625 -2343.75 93.75 93.75], 'FaceColor',[0 0 0]);
rectangle('Position',[2718.75 -2343.75 93.75 93.75], 'FaceColor',[0 0 0]);
rectangle('Position',[2625 -2437.5 93.75 93.75], 'FaceColor',[1 1 1]);
rectangle('Position',[2718.75 -2437.5 93.75 93.75], 'FaceColor',[1 1 1]);
rectangle('Position',[2812.5 -2343.75 93.75 93.75], 'FaceColor',[0 0 0]);
rectangle('Position',[2906.25 -2343.75 93.75 93.75], 'FaceColor',[0 0 0]);
rectangle('Position',[2812.5 -2437.5 93.75 93.75], 'FaceColor',[1 1 1]);
rectangle('Position',[2906.25 -2437.5 93.75 93.75], 'FaceColor',[0 0 0]);
rectangle('Position',[2812.5 -2531.25 93.75 93.75], 'FaceColor',[1 1 1]);
rectangle('Position',[2906.25 -2531.25 93.75 93.75], 'FaceColor',[0 0 0]);
rectangle('Position',[2812.5 -2625 93.75 93.75], 'FaceColor',[1 1 1]);
rectangle('Position',[2906.25 -2625 93.75 93.75], 'FaceColor',[0 0 0]);
rectangle('Position',[2250 -2906.25 93.75 93.75], 'FaceColor',[1 1 1]);
rectangle('Position',[2343.75 -2906.25 93.75 93.75], 'FaceColor',[1 1 1]);
rectangle('Position',[2250 -3000 93.75 93.75], 'FaceColor',[0 0 0]);
rectangle('Position',[2343.75 -3000 93.75 93.75], 'FaceColor',[0 0 0]);
rectangle('Position',[2437.5 -2906.25 93.75 93.75], 'FaceColor',[1 1 1]);
rectangle('Position',[2531.25 -2906.25 93.75 93.75], 'FaceColor',[1 1 1]);
rectangle('Position',[2437.5 -3000 93.75 93.75], 'FaceColor',[0 0 0]);
rectangle('Position',[2531.25 -3000 93.75 93.75], 'FaceColor',[0 0 0]);
rectangle('Position',[2812.5 -2718.75 93.75 93.75], 'FaceColor',[1 1 1]);
rectangle('Position',[2906.25 -2718.75 93.75 93.75], 'FaceColor',[0 0 0]);
rectangle('Position',[2812.5 -2812.5 93.75 93.75], 'FaceColor',[1 1 1]);
rectangle('Position',[2906.25 -2812.5 93.75 93.75], 'FaceColor',[0 0 0]);
rectangle('Position',[2625 -2906.25 93.75 93.75], 'FaceColor',[1 1 1]);
rectangle('Position',[2718.75 -2906.25 93.75 93.75], 'FaceColor',[1 1 1]);
rectangle('Position',[2625 -3000 93.75 93.75], 'FaceColor',[0 0 0]);
rectangle('Position',[2718.75 -3000 93.75 93.75], 'FaceColor',[0 0 0]);
rectangle('Position',[2812.5 -2906.25 93.75 93.75], 'FaceColor',[1 1 1]);
rectangle('Position',[2906.25 -2906.25 93.75 93.75], 'FaceColor',[0 0 0]);
rectangle('Position',[2812.5 -3000 93.75 93.75], 'FaceColor',[0 0 0]);
rectangle('Position',[2906.25 -3000 93.75 93.75], 'FaceColor',[0 0 0]);
X=[2800,2718.75,2531.25,2390.62,2296.88,2062.5,2062.5,1781.25,1593.75,1453.12,1359.38,1218.75,1031.25,843.75,562.5,281.25,468.75,281.25,200];
Y=[-2800,-2718.75,-2531.25,-2390.62,-2390.62,-2437.5,-2062.5,-1781.25,-1781.25,-1640.62,-1640.62,-1593.75,-1406.25,-1218.75,-937.5,-656.25,-468.75,-281.25,-200];
hold on;
plot(X,Y,'r');
plot(X,Y,'bo');
legend('11178.2','Location','southoutside');
